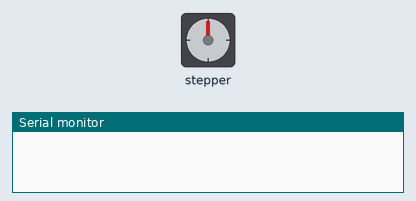
A sketch run on a simulated Arduino Uno, built with avr-gcc and run on an emulated ATmega328P. Shown: stepper motor, the last lines printed to the serial monitor. Stepper angles assume 200 steps per turn.

Above: at 0.05 s.
At 1.4 s:
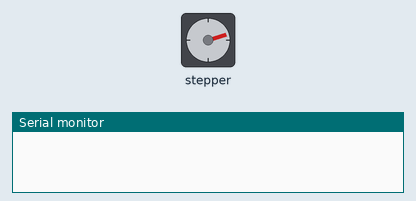
At 2.75 s:
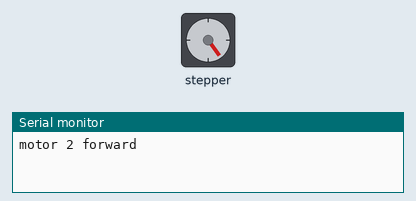
At 5.5 s:
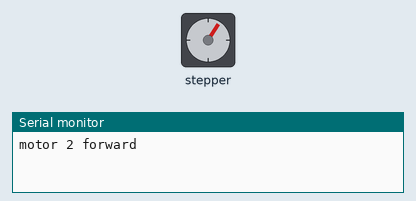
Timing chart, 0 to 8.9 s (numbered marks = the images above):
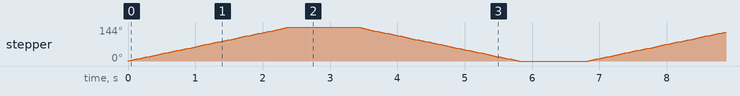

Measured:
- by itself, stepper: turns 144° clockwise in 2.4 s, then 144° counter-clockwise in 2.4 s, repeating every 6.8 s

The sketch:

LegControl.ino
```cpp
/*
For use with the Adafruit Motor Shield v2
---->  http://www.adafruit.com/products/1438
*/

#include <Wire.h>
#include <Adafruit_MotorShield.h>

// Create the motor shield object with the default I2C address
Adafruit_MotorShield AFMS = Adafruit_MotorShield();
// Or, create it with a different I2C address (say for stacking)
// Adafruit_MotorShield AFMS = Adafruit_MotorShield(0x61);

// Connect a stepper motor with 200 steps per revolution (1.8 degree)
// to motor port #2 (M3 and M4)
// Adafruit_StepperMotor *myMotor1 = AFMS.getStepper(200, 1);
 Adafruit_StepperMotor *myMotor2 = AFMS.getStepper(200, 2);

void setup() {
  Serial.begin(9600);           // set up Serial library at 9600 bps

  AFMS.begin();  // create with the default frequency 1.6KHz
  //AFMS.begin(1000);  // OR with a different frequency, say 1KHz

//  myMotor1->setSpeed(10);  // 10 rpm
  myMotor2->setSpeed(10);
}

void loop() {
  // put your main code here, to run repeatedly:
 // myMotor1->step(80,FORWARD,DOUBLE);
  //Serial.println("motor 1 forward");
   // delay(1000);
  //myMotor1->step(80,BACKWARD,DOUBLE);
 // Serial.println("motor 1 backward");
    //delay(1000);

  myMotor2->step(80,FORWARD,DOUBLE);
  Serial.println("motor 2 forward");
    delay(1000);
  myMotor2->step(80,BACKWARD,DOUBLE);
  Serial.println("motor 2 backward");
    delay(1000);
}
```
